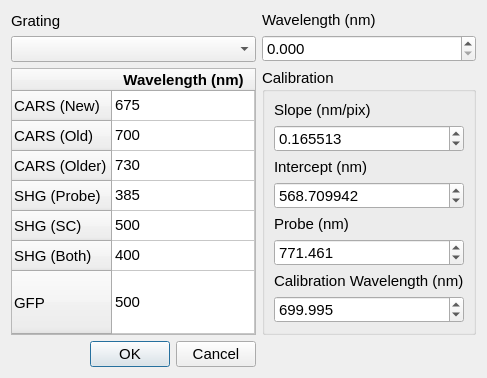
<?xml version="1.0" encoding="UTF-8"?>
<ui version="4.0">
 <class>Dialog</class>
 <widget class="QDialog" name="Dialog">
  <property name="geometry">
   <rect>
    <x>0</x>
    <y>0</y>
    <width>487</width>
    <height>348</height>
   </rect>
  </property>
  <property name="font">
   <font>
    <family>Arial</family>
    <pointsize>11</pointsize>
   </font>
  </property>
  <property name="focusPolicy">
   <enum>Qt::NoFocus</enum>
  </property>
  <property name="windowTitle">
   <string>Spectrometer Settings</string>
  </property>
  <layout class="QGridLayout" name="gridLayout">
   <item row="1" column="0">
    <widget class="QTableWidget" name="tableWidget">
     <property name="minimumSize">
      <size>
       <width>200</width>
       <height>0</height>
      </size>
     </property>
     <property name="font">
      <font>
       <family>Arial</family>
       <pointsize>11</pointsize>
      </font>
     </property>
     <property name="lineWidth">
      <number>2</number>
     </property>
     <property name="showGrid">
      <bool>true</bool>
     </property>
     <property name="gridStyle">
      <enum>Qt::SolidLine</enum>
     </property>
     <property name="wordWrap">
      <bool>false</bool>
     </property>
     <attribute name="horizontalHeaderVisible">
      <bool>true</bool>
     </attribute>
     <attribute name="horizontalHeaderCascadingSectionResizes">
      <bool>false</bool>
     </attribute>
     <attribute name="horizontalHeaderDefaultSectionSize">
      <number>100</number>
     </attribute>
     <attribute name="horizontalHeaderHighlightSections">
      <bool>false</bool>
     </attribute>
     <attribute name="horizontalHeaderMinimumSectionSize">
      <number>25</number>
     </attribute>
     <attribute name="horizontalHeaderStretchLastSection">
      <bool>true</bool>
     </attribute>
     <attribute name="verticalHeaderVisible">
      <bool>true</bool>
     </attribute>
     <attribute name="verticalHeaderStretchLastSection">
      <bool>true</bool>
     </attribute>
     <row>
      <property name="text">
       <string>CARS (New)</string>
      </property>
     </row>
     <row>
      <property name="text">
       <string>CARS (Old)</string>
      </property>
     </row>
     <row>
      <property name="text">
       <string>CARS (Older)</string>
      </property>
     </row>
     <row>
      <property name="text">
       <string>SHG (Probe)</string>
      </property>
     </row>
     <row>
      <property name="text">
       <string>SHG (SC)</string>
      </property>
     </row>
     <row>
      <property name="text">
       <string>SHG (Both)</string>
      </property>
     </row>
     <row>
      <property name="text">
       <string>GFP</string>
      </property>
     </row>
     <column>
      <property name="text">
       <string>Wavelength (nm)</string>
      </property>
      <property name="font">
       <font>
        <family>Arial</family>
        <pointsize>11</pointsize>
        <weight>75</weight>
        <bold>true</bold>
       </font>
      </property>
     </column>
     <item row="0" column="0">
      <property name="text">
       <string>675</string>
      </property>
     </item>
     <item row="1" column="0">
      <property name="text">
       <string>700</string>
      </property>
     </item>
     <item row="2" column="0">
      <property name="text">
       <string>730</string>
      </property>
     </item>
     <item row="3" column="0">
      <property name="text">
       <string>385</string>
      </property>
     </item>
     <item row="4" column="0">
      <property name="text">
       <string>500</string>
      </property>
     </item>
     <item row="5" column="0">
      <property name="text">
       <string>400</string>
      </property>
     </item>
     <item row="6" column="0">
      <property name="text">
       <string>500</string>
      </property>
     </item>
    </widget>
   </item>
   <item row="0" column="0">
    <layout class="QVBoxLayout" name="verticalLayout">
     <item>
      <widget class="QLabel" name="label">
       <property name="text">
        <string>Grating</string>
       </property>
      </widget>
     </item>
     <item>
      <widget class="QComboBox" name="comboBoxGratings">
       <property name="minimumSize">
        <size>
         <width>200</width>
         <height>0</height>
        </size>
       </property>
       <property name="focusPolicy">
        <enum>Qt::StrongFocus</enum>
       </property>
      </widget>
     </item>
    </layout>
   </item>
   <item row="0" column="1">
    <layout class="QVBoxLayout" name="verticalLayout_2">
     <item>
      <widget class="QLabel" name="label_2">
       <property name="text">
        <string>Wavelength (nm)</string>
       </property>
      </widget>
     </item>
     <item>
      <widget class="QDoubleSpinBox" name="spinBoxWL">
       <property name="enabled">
        <bool>true</bool>
       </property>
       <property name="minimumSize">
        <size>
         <width>150</width>
         <height>0</height>
        </size>
       </property>
       <property name="focusPolicy">
        <enum>Qt::StrongFocus</enum>
       </property>
       <property name="readOnly">
        <bool>false</bool>
       </property>
       <property name="buttonSymbols">
        <enum>QAbstractSpinBox::UpDownArrows</enum>
       </property>
       <property name="decimals">
        <number>3</number>
       </property>
       <property name="maximum">
        <double>1200.000000000000000</double>
       </property>
      </widget>
     </item>
    </layout>
   </item>
   <item row="2" column="0">
    <widget class="QDialogButtonBox" name="buttonBox">
     <property name="orientation">
      <enum>Qt::Horizontal</enum>
     </property>
     <property name="standardButtons">
      <set>QDialogButtonBox::Cancel|QDialogButtonBox::Ok</set>
     </property>
    </widget>
   </item>
   <item row="1" column="1">
    <widget class="QGroupBox" name="groupBox">
     <property name="title">
      <string>Calibration</string>
     </property>
     <layout class="QVBoxLayout" name="verticalLayout_3">
      <item>
       <widget class="QLabel" name="label_3">
        <property name="text">
         <string>Slope (nm/pix)</string>
        </property>
       </widget>
      </item>
      <item>
       <widget class="QDoubleSpinBox" name="spinBoxCalibSlope">
        <property name="decimals">
         <number>6</number>
        </property>
        <property name="minimum">
         <double>-10.000000000000000</double>
        </property>
        <property name="maximum">
         <double>10.000000000000000</double>
        </property>
        <property name="value">
         <double>0.165513000000000</double>
        </property>
       </widget>
      </item>
      <item>
       <widget class="QLabel" name="label_4">
        <property name="text">
         <string>Intercept (nm)</string>
        </property>
       </widget>
      </item>
      <item>
       <widget class="QDoubleSpinBox" name="spinBoxCalibIntercept">
        <property name="decimals">
         <number>6</number>
        </property>
        <property name="minimum">
         <double>-2000.000000000000000</double>
        </property>
        <property name="maximum">
         <double>2000.000000000000000</double>
        </property>
        <property name="value">
         <double>568.709941999999955</double>
        </property>
       </widget>
      </item>
      <item>
       <widget class="QLabel" name="label_5">
        <property name="text">
         <string>Probe (nm)</string>
        </property>
       </widget>
      </item>
      <item>
       <widget class="QDoubleSpinBox" name="spinBoxCalibProbe">
        <property name="decimals">
         <number>3</number>
        </property>
        <property name="maximum">
         <double>1200.000000000000000</double>
        </property>
        <property name="value">
         <double>771.461000000000013</double>
        </property>
       </widget>
      </item>
      <item>
       <widget class="QLabel" name="label_6">
        <property name="text">
         <string>Calibration Wavelength (nm)</string>
        </property>
       </widget>
      </item>
      <item>
       <widget class="QDoubleSpinBox" name="spinBoxCalibWL">
        <property name="decimals">
         <number>3</number>
        </property>
        <property name="maximum">
         <double>2000.000000000000000</double>
        </property>
        <property name="value">
         <double>699.995000000000005</double>
        </property>
       </widget>
      </item>
      <item>
       <spacer name="verticalSpacer">
        <property name="orientation">
         <enum>Qt::Vertical</enum>
        </property>
        <property name="sizeHint" stdset="0">
         <size>
          <width>20</width>
          <height>40</height>
         </size>
        </property>
       </spacer>
      </item>
     </layout>
    </widget>
   </item>
  </layout>
 </widget>
 <resources/>
 <connections>
  <connection>
   <sender>buttonBox</sender>
   <signal>accepted()</signal>
   <receiver>Dialog</receiver>
   <slot>accept()</slot>
   <hints>
    <hint type="sourcelabel">
     <x>248</x>
     <y>254</y>
    </hint>
    <hint type="destinationlabel">
     <x>157</x>
     <y>274</y>
    </hint>
   </hints>
  </connection>
  <connection>
   <sender>buttonBox</sender>
   <signal>rejected()</signal>
   <receiver>Dialog</receiver>
   <slot>reject()</slot>
   <hints>
    <hint type="sourcelabel">
     <x>316</x>
     <y>260</y>
    </hint>
    <hint type="destinationlabel">
     <x>286</x>
     <y>274</y>
    </hint>
   </hints>
  </connection>
 </connections>
</ui>
